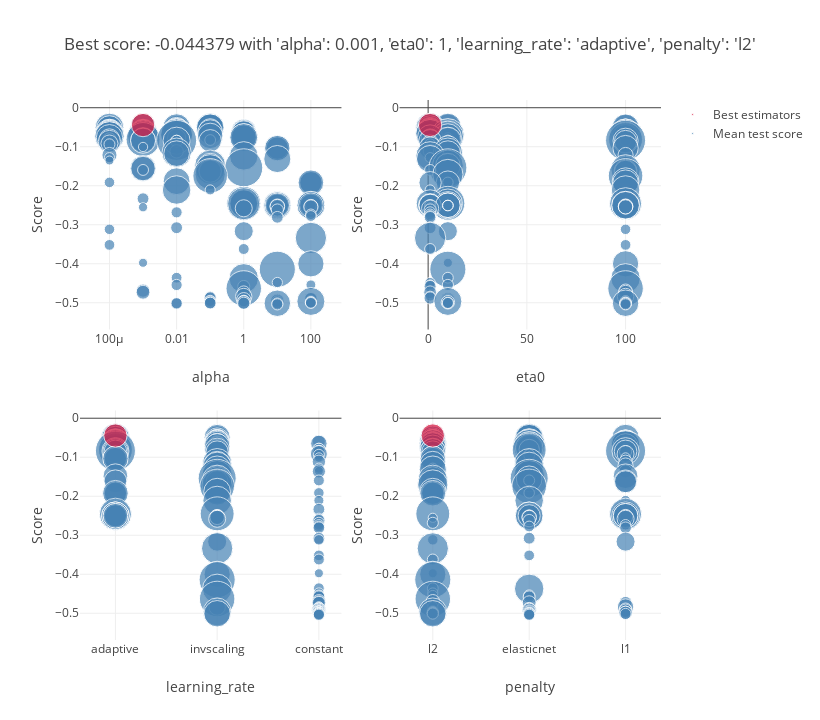

Notebook source saved alongside this figure:
### Code cell
# Plotting the SGD filter by rank_test_score and mean_fit_time
grid_result = grid_search.fit(X_filter_test, y_test)
scores['sgd_filter_test'] = grid_result.best_score_
plot_grid_search(grid_result)
scores['sgd_filter_train']  = brier_score_loss(y_test,grid_search.best_estimator_.predict_proba(X_filter_test)[:,1]
 )
cv_results = pd.DataFrame(grid_search.cv_results_).sort_values(by=['rank_test_score', 'mean_fit_time'])

detailed_results["SGD_filter"] = cv_results.iloc[0]

### Figure 1 — Plotly figure (JSON) as saved in the notebook; plotly's stock layout.template omitted (floating-point values rounded to 4 significant figures; data arrays with more than 128 entries replaced by an {"elided": "..."} marker saying what was removed)
{"data": [{"marker": {"color": "SteelBlue", "size": {"elided": "188 float values"}, "sizemin": 4, "sizemode": "area", "sizeref": 0.001464}, "mode": "markers", "name": "Mean test score", "showlegend": true, "text": {"elided": "188 str values"}, "type": "scatter", "x": {"elided": "188 float values"}, "xaxis": "x", "y": {"elided": "188 float values"}, "yaxis": "y"}, {"marker": {"color": "Crimson", "size": [0.4004], "sizemin": 4, "sizemode": "area", "sizeref": 0.001464}, "mode": "markers", "name": "Best estimators", "showlegend": true, "text": ["{'alpha': 0.001, 'eta0': 1, 'learning_rate': 'adaptive', 'penalty': 'l2'}"], "type": "scatter", "x": [0.001], "xaxis": "x", "y": [-0.04438], "yaxis": "y"}, {"marker": {"color": "SteelBlue", "size": {"elided": "188 float values"}, "sizemin": 4, "sizemode": "area", "sizeref": 0.001464}, "mode": "markers", "name": "Mean test score", "showlegend": false, "text": {"elided": "188 str values"}, "type": "scatter", "x": {"elided": "188 int values"}, "xaxis": "x2", "y": {"elided": "188 float values"}, "yaxis": "y2"}, {"marker": {"color": "Crimson", "size": [0.4004], "sizemin": 4, "sizemode": "area", "sizeref": 0.001464}, "mode": "markers", "name": "Best estimators", "showlegend": false, "text": ["{'alpha': 0.001, 'eta0': 1, 'learning_rate': 'adaptive', 'penalty': 'l2'}"], "type": "scatter", "x": [1], "xaxis": "x2", "y": [-0.04438], "yaxis": "y2"}, {"marker": {"color": "SteelBlue", "size": {"elided": "188 float values"}, "sizemin": 4, "sizemode": "area", "sizeref": 0.001464}, "mode": "markers", "name": "Mean test score", "showlegend": false, "text": {"elided": "188 str values"}, "type": "scatter", "x": {"elided": "188 str values"}, "xaxis": "x3", "y": {"elided": "188 float values"}, "yaxis": "y3"}, {"marker": {"color": "Crimson", "size": [0.4004], "sizemin": 4, "sizemode": "area", "sizeref": 0.001464}, "mode": "markers", "name": "Best estimators", "showlegend": false, "text": ["{'alpha': 0.001, 'eta0': 1, 'learning_rate': 'adaptive', 'penalty': 'l2'}"], "type": "scatter", "x": ["adaptive"], "xaxis": "x3", "y": [-0.04438], "yaxis": "y3"}, {"marker": {"color": "SteelBlue", "size": {"elided": "188 float values"}, "sizemin": 4, "sizemode": "area", "sizeref": 0.001464}, "mode": "markers", "name": "Mean test score", "showlegend": false, "text": {"elided": "188 str values"}, "type": "scatter", "x": {"elided": "188 str values"}, "xaxis": "x4", "y": {"elided": "188 float values"}, "yaxis": "y4"}, {"marker": {"color": "Crimson", "size": [0.4004], "sizemin": 4, "sizemode": "area", "sizeref": 0.001464}, "mode": "markers", "name": "Best estimators", "showlegend": false, "text": ["{'alpha': 0.001, 'eta0': 1, 'learning_rate': 'adaptive', 'penalty': 'l2'}"], "type": "scatter", "x": ["l2"], "xaxis": "x4", "y": [-0.04438], "yaxis": "y4"}], "layout": {"height": 720, "hovermode": "closest", "legend": {"traceorder": "reversed"}, "title": {"text": "Best score: -0.044379 with 'alpha': 0.001, 'eta0': 1, 'learning_rate': 'adaptive', 'penalty': 'l2'"}, "width": 820, "xaxis": {"anchor": "y", "domain": [0, 0.45], "title": {"text": "alpha"}, "type": "log"}, "xaxis2": {"anchor": "y2", "domain": [0.55, 1], "title": {"text": "eta0"}}, "xaxis3": {"anchor": "y3", "domain": [0, 0.45], "title": {"text": "learning_rate"}}, "xaxis4": {"anchor": "y4", "domain": [0.55, 1], "title": {"text": "penalty"}}, "yaxis": {"anchor": "x", "domain": [0.575, 1], "title": {"text": "Score"}}, "yaxis2": {"anchor": "x2", "domain": [0.575, 1], "title": {"text": "Score"}}, "yaxis3": {"anchor": "x3", "domain": [0, 0.425], "title": {"text": "Score"}}, "yaxis4": {"anchor": "x4", "domain": [0, 0.425], "title": {"text": "Score"}}}}
